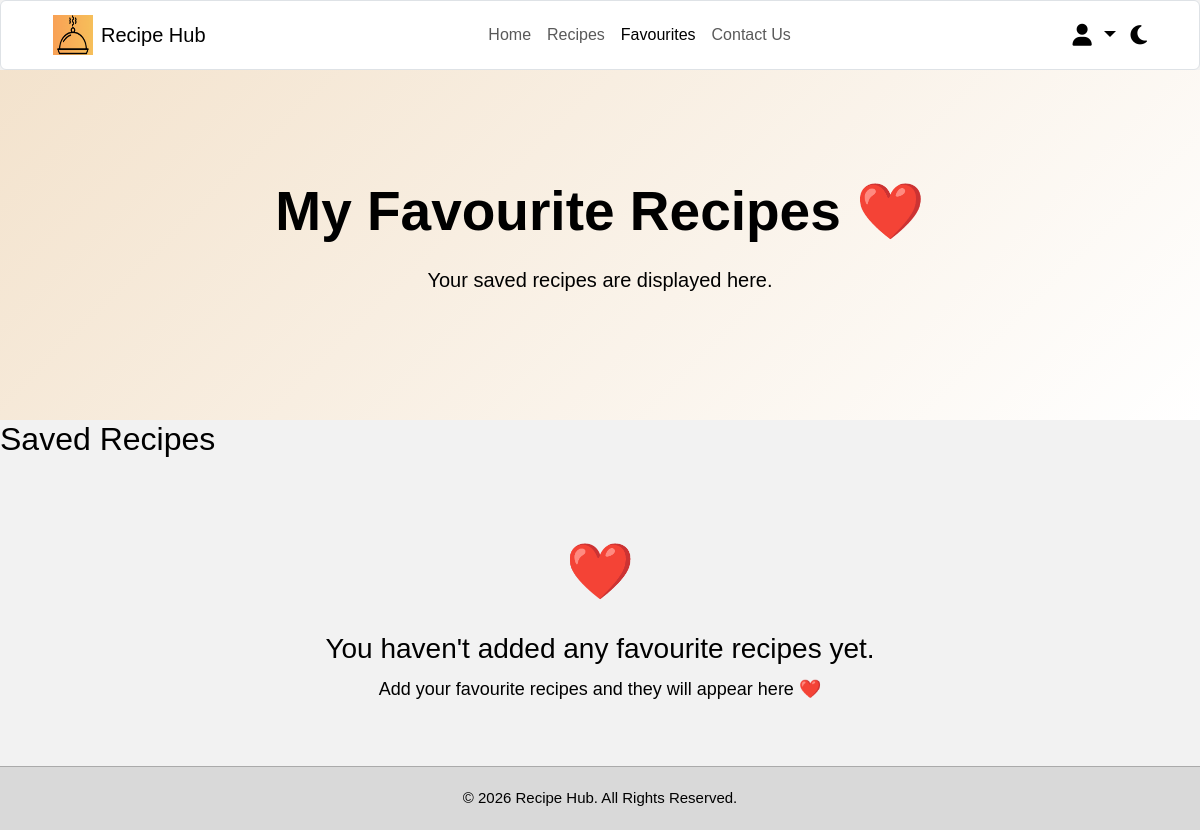
/Favourites.php (signed in), run on an earlier commit of the app's database.
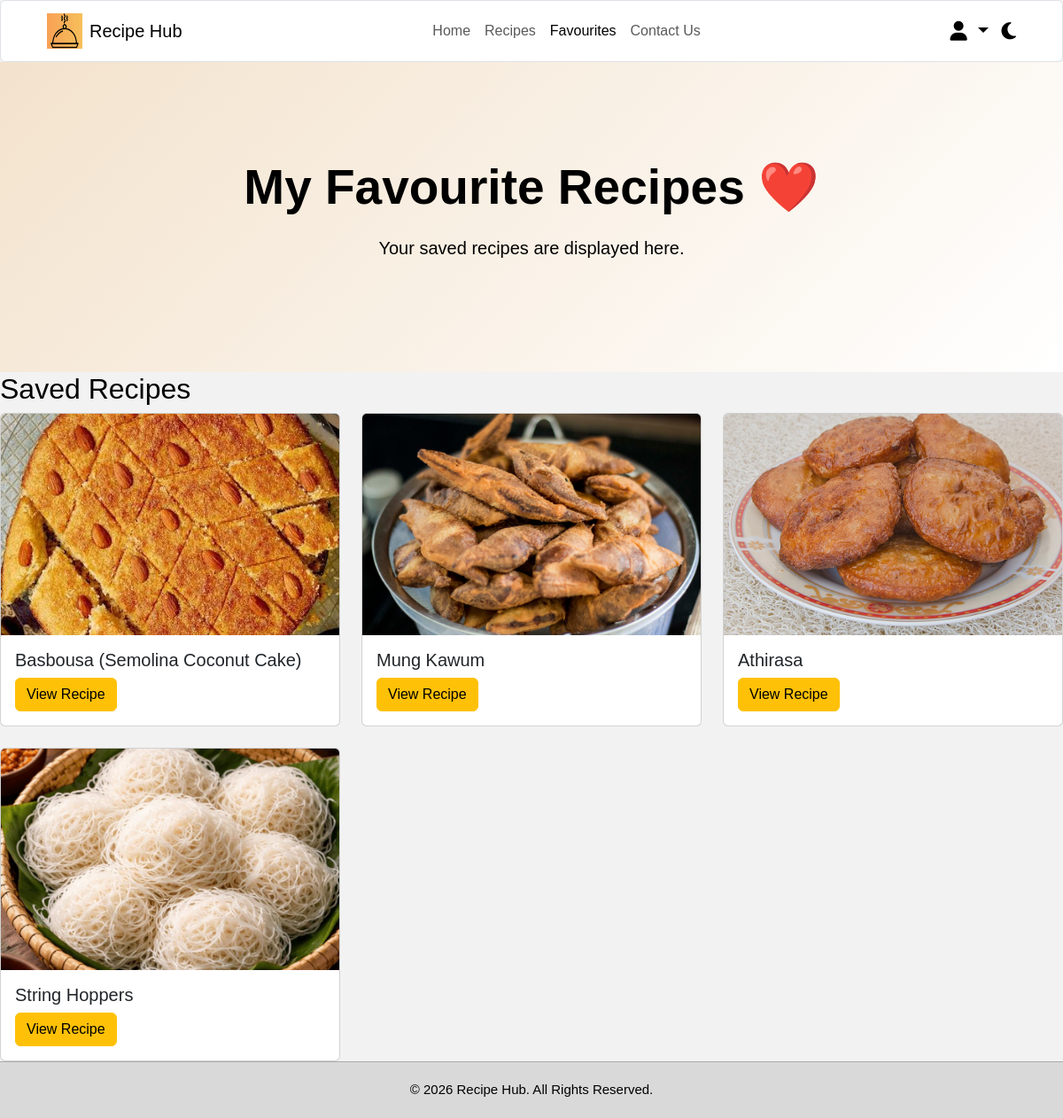
And on a later commit of the database.
### tables this page shows
CREATE TABLE `recipes` (
  `id` int(11) NOT NULL,
  `recipe_key` varchar(100) DEFAULT NULL,
  `title` varchar(255) NOT NULL,
  `description` text DEFAULT NULL,
  `image` varchar(255) DEFAULT NULL,
  `ingredients` text NOT NULL,
  `instructions` text NOT NULL,
  `prep_time` varchar(50) DEFAULT NULL,
  `cook_time` varchar(50) DEFAULT NULL,
  `total_time` varchar(50) DEFAULT NULL,
  `servings` varchar(50) DEFAULT NULL,
  `user_id` int(11) DEFAULT NULL
);

### Favourites.php (the view, shortened to what this page needs)
<?php
require_once "includes/db.php";
$userId = $_SESSION["user_id"];
$sql = "SELECT recipes.*
        FROM favourites
        INNER JOIN recipes
        ON favourites.recipe_id = recipes.id
        WHERE favourites.user_id = ?
        ORDER BY favourites.created_at DESC";
$stmt = $conn->prepare($sql);
$stmt->execute([$userId]);
$favouriteRecipes = $stmt->fetchAll(PDO::FETCH_ASSOC);
?>
<!DOCTYPE html>
<html lang="en">
<head>
<link href="https://cdn.jsdelivr.net/npm/bootstrap@5.3.7/dist/css/bootstrap.min.css" rel="stylesheet">
<link rel="stylesheet"
href="https://cdnjs.cloudflare.com/ajax/libs/font-awesome/6.5.0/css/all.min.css">
<link rel="stylesheet" href="css/style.css">
</head>
<body>
<header>
<nav class="navbar navbar-expand-lg bg-white border rounded">
    <div class="container-fluid">
        <a class="navbar-brand d-flex align-items-center" href="home.php">
            <img src="Images/Logo/Recipe_Hub_logo.png"
            width="40"
            height="40"
            class="me-2">
            <span>
                Recipe Hub
            </span>
        </a>
        <div class="collapse navbar-collapse"
        id="navbarMenu">
            <ul class="navbar-nav mx-auto">
                <li class="nav-item">
                    <a class="nav-link" href="home.php">
                        Home
                    </a>
                </li>
                <li class="nav-item">
                    <a class="nav-link" href="recipes.php">
                        Recipes
                    </a>
                </li>
                <li class="nav-item">
                    <a class="nav-link active" href="favourites.php">
                        Favourites
                    </a>
                </li>
                <li class="nav-item">
                    <a class="nav-link" href="Contacts.php">
                        Contact Us
                    </a>
                </li>
            </ul>
<div class="dropdown">
    <a href="#"
       class="user-icon dropdown-toggle"
       data-bs-toggle="dropdown"
       aria-expanded="false">
        <i class="fa-solid fa-user"></i>
    </a>
</div>
            <i class="fa-solid fa-moon mode-icon"></i>
        </div>
    </div>
</nav>
</header>
<section class="recipes-banner">
<div class="banner-content">
<h1>
My Favourite Recipes ❤️
</h1>
<p>
Your saved recipes are displayed here.
</p>
</div>
</section>
<section class="all-recipes">
<h2>
Saved Recipes
</h2>
<div class="row row-cols-1 row-cols-md-3 g-4">
<?php
$sql = "SELECT recipes.*
        FROM favourites
        INNER JOIN recipes
        ON favourites.recipe_id = recipes.id
        WHERE favourites.user_id = ?
        ORDER BY favourites.created_at DESC";
$stmt = $conn->prepare($sql);
$stmt->execute([$userId]);
$favouriteRecipes = $stmt->fetchAll();
if (empty($favouriteRecipes)) {
    echo "
    <div class='col-12 empty-favourites'>
        <div class='empty-favourites-content'>
            <span class='empty-heart'>❤️</span>
            <h3>You haven't added any favourite recipes yet.</h3>
            <p>Add your favourite recipes and they will appear here ❤️</p>
        </div>
    </div>
    ";
} else {
    foreach ($favouriteRecipes as $recipe) {
?>
    <div class="col">
        <div class="card h-100">
            <img
                src="<?php echo htmlspecialchars($recipe['image']); ?>"
                class="card-img-top"
                alt="<?php echo htmlspecialchars($recipe['title']); ?>"
            >
            <div class="card-body">
                <h5 class="card-title">
                    <?php echo htmlspecialchars($recipe['title']); ?>
                </h5>
                <a href="recipe-details.php?recipe=<?php echo urlencode($recipe['recipe_key']); ?>"
                class="btn btn-warning">
                    View Recipe
                </a>
            </div>
        </div>
    </div>
<?php
    }
}
?>
</div>
</section>
<footer>
© 2026 Recipe Hub. All Rights Reserved.
</footer>
</body>
</html>

What changed in the data, as far as the page shows it:
now on this page (row unchanged): recipes: image (picture), title "Basbousa (Semolina Coconut Cake)"
now on this page (row edited): recipes: image (picture), title "Mung Kawum"
now on this page (row edited): recipes: image+title (picture), title "Athirasa"
now on this page (row edited): recipes: image (picture), title "String Hoppers"
Also different on the page:
text no longer shown: "❤️ You haven't added any favourite recipes yet. Add your favourite recipes and they will appear here ❤️"
